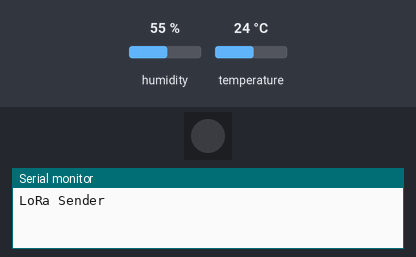
Bench run of a sketch on a simulated ESP8266 (NodeMCU). Shown: 1 RGB LEDs in strip order, left to right, the last lines printed to the serial monitor. Inputs (shaded band) come from the test bench; at power-on: humidity 55 %, temperature 24 °C. Dim RGB values are drawn brighter than linear; no radio packets arrive unless stated.

Above: at 1.5 s.
At 3.18 s:
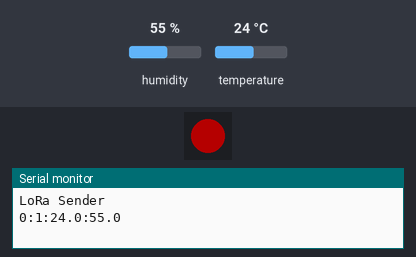
Timing chart, 0 to 10.7 s (numbered marks = the images above):
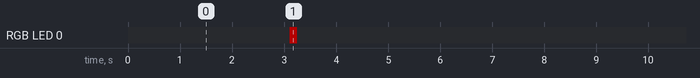

Measured:
- by itself, RGB LED 0: alternates RGB(64, 0, 0) for 0.15 s and off for 8.1 s

The sketch:

lora_node_rgb.ino
```cpp
#include "ESP8266WiFi.h"
#include <SPI.h>
#include <LoRa.h>
#include "DHT.h"
#include <Adafruit_NeoPixel.h>

int counter = 0;
int node_id = 1;
String payload = "";

#define DHTPIN 2
#define DHTTYPE DHT22
DHT dht(DHTPIN, DHTTYPE);

float t,h;

#define PIN D2
Adafruit_NeoPixel pixels = Adafruit_NeoPixel(1, PIN, NEO_GRB + NEO_KHZ800);
#define BRIGHT    350               //max led intensity (1-500)
#define INHALE    1250              //Inhalation time in milliseconds.
#define PULSE     INHALE*1000/BRIGHT
#define REST      1000              //Rest Between Inhalations.

void setup() {

  Serial.begin(115200);
  dht.begin();
  pixels.begin();
  pixels.setBrightness(64); // Max brightnesss : 255
  Serial.println("LoRa Sender");

  LoRa.setPins(D8, D3, D0); // Config SS, RESET, D0 (IRQ)

  if (!LoRa.begin(925E6)) { // Config frequency
    Serial.println("Starting LoRa failed!");
    while(1) delay(100);
  }

}

void loop() {

  LED_breath();

  /* - DHT sensor reading - */
  t = dht.readTemperature();
  h = dht.readHumidity();

  if (isnan(t) || isnan(h)) {
    Serial.println("Failed to read from DHT sensor!");
    return;
  }

  /* Set payload */
  //payload = String(counter, HEX);
  payload = String(counter);
  payload += ":";
  payload += String(node_id, HEX);
  payload += ":";
  payload += String(t, 1);
  payload += ":";
  payload += String(h, 1);

  Serial.println(payload);

  /* send packet */
  LoRa.beginPacket();
  LoRa.print(payload);
  LoRa.endPacket();
  LED_shooting();

  counter++;
  payload = "";

  delay(5000);
}

void LED_breath(){

  for (int i=1;i<BRIGHT;i++){

    pixels.setPixelColor(0, pixels.Color(255,255,255));
    pixels.show();

    delayMicroseconds(i*10);

    pixels.setPixelColor(0, pixels.Color(0,0,0));
    pixels.show();

    delayMicroseconds(PULSE-i*10);
    delay(0);
  }

  for (int i=BRIGHT-1;i>0;i--){

    pixels.setPixelColor(0, pixels.Color(255,255,255));
    pixels.show();

    delayMicroseconds(i*10);

    pixels.setPixelColor(0, pixels.Color(0,0,0));
    pixels.show();

    delayMicroseconds(PULSE-i*10);
    i--;
    delay(0);
  }
  delay(REST);
}

void LED_shooting(){

  for(int i=0; i<3; i++){
      pixels.setPixelColor(0, pixels.Color(255,0,0));
      pixels.show();
      delay(25);

      pixels.setPixelColor(0, pixels.Color(0,0,0));
      pixels.show();
      delay(25);
    }

}
```
